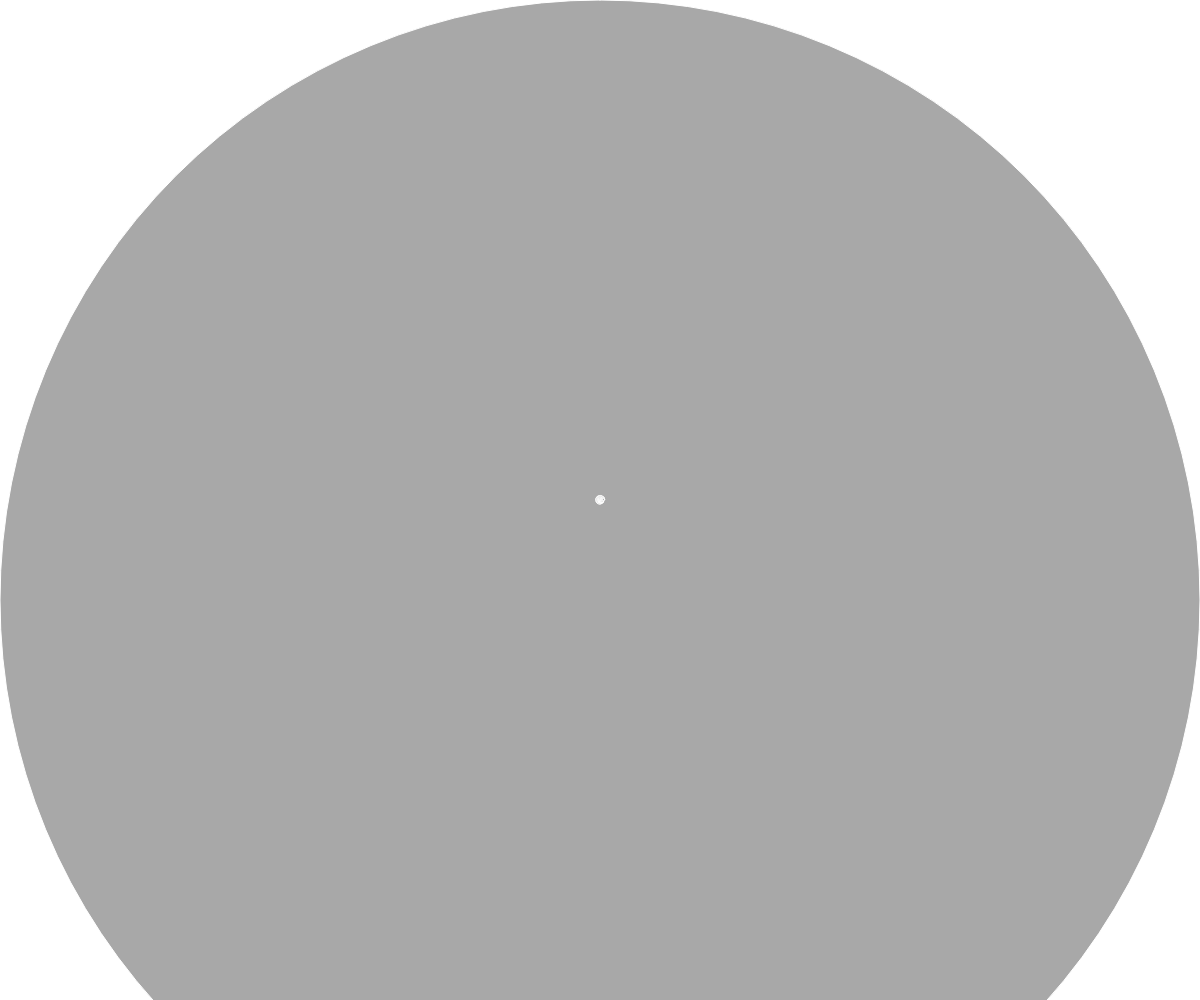
Frame 1 (no input)
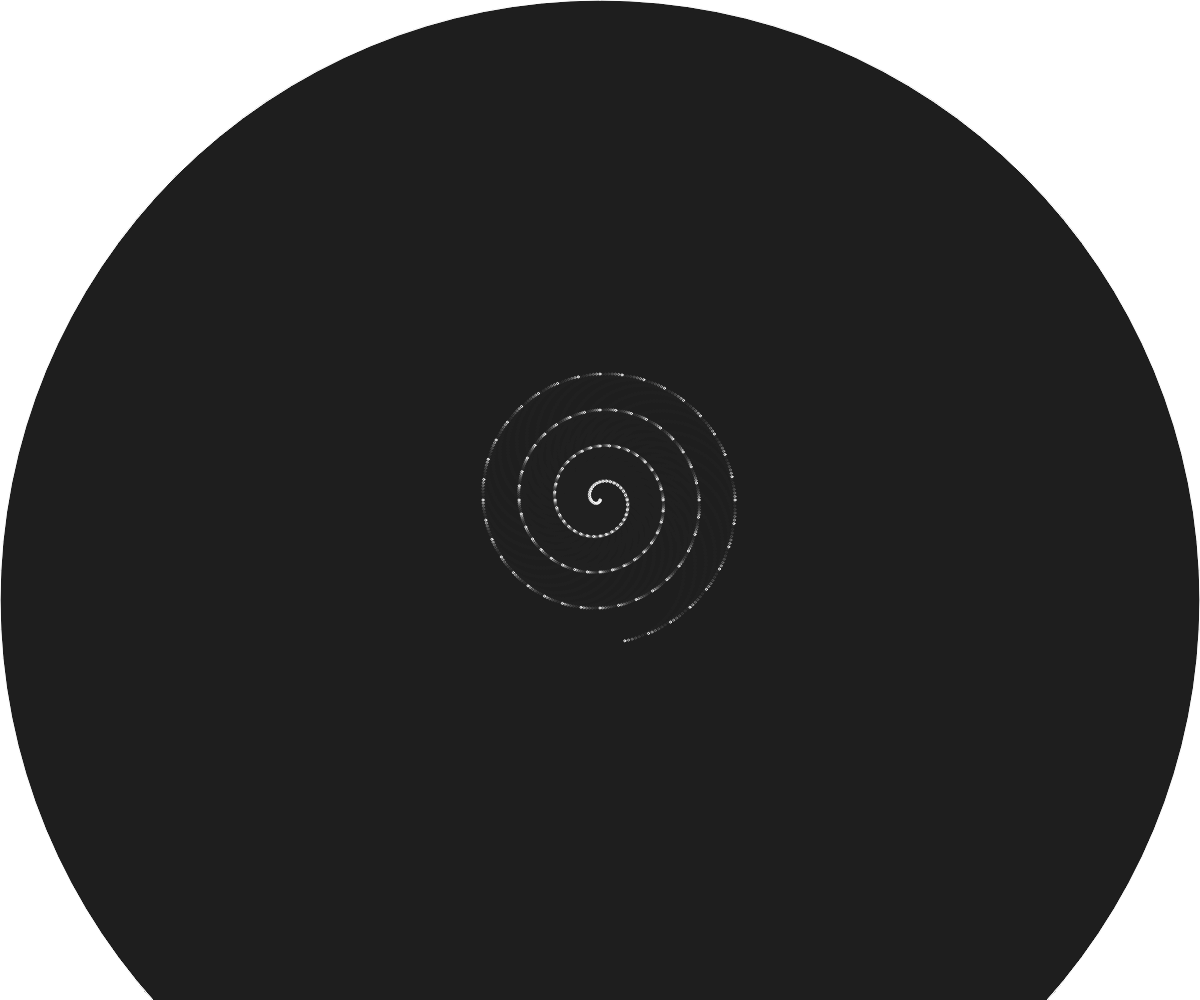
Frame 60 (no input)
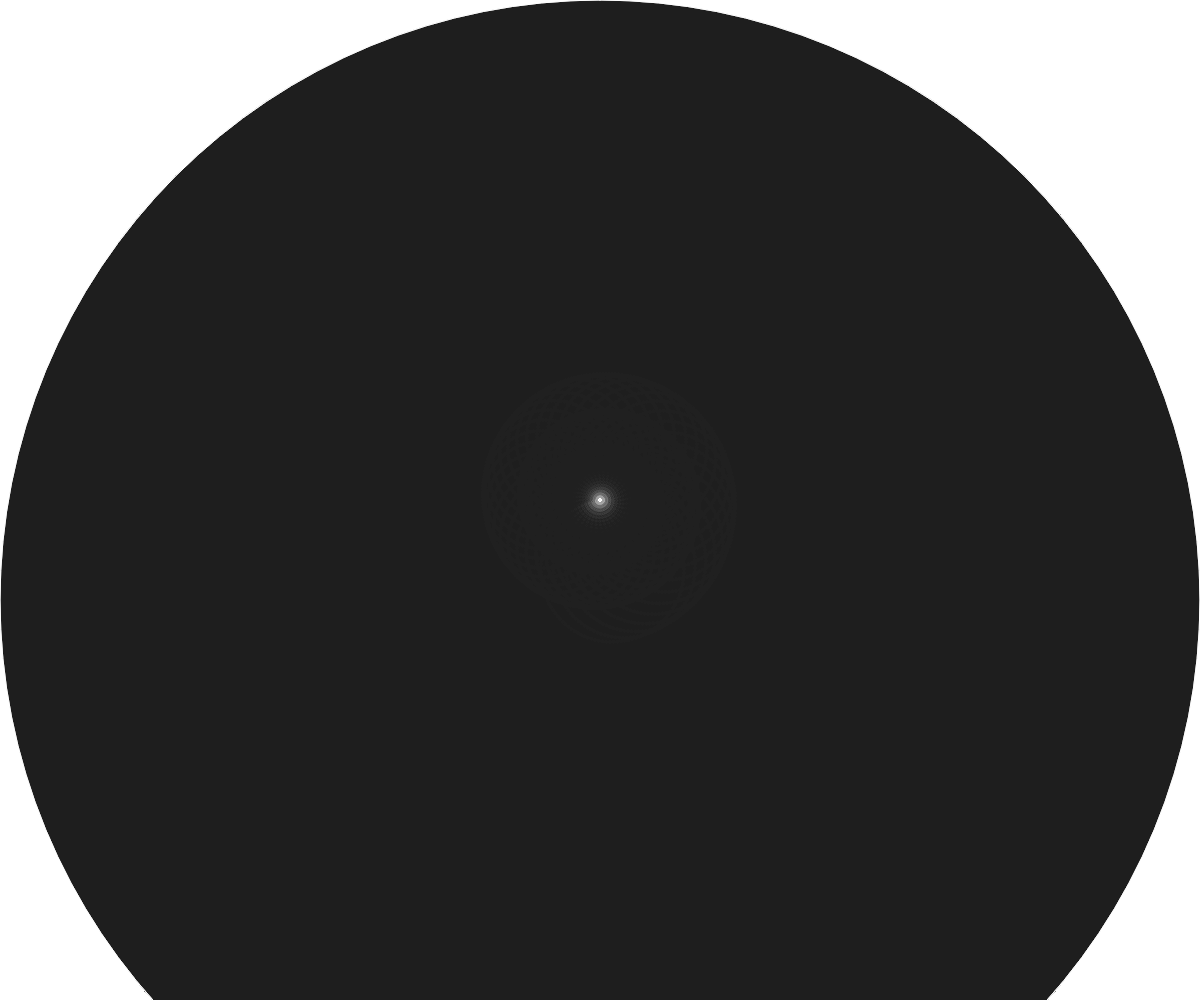
Frame 120 (the mouse pressed at the canvas centre since frame 60)

The p5.js sketch that drew these frames (run headless with seeded random() and noise() and a simulated clock; from frame 60 on, the mouse is pressed at the canvas centre):

// p5.js sketch
// ── sketch.js
//==========
// p5.js

let t = 0;

setup=()=>{
	createCanvas(windowWidth,windowHeight);
	angleMode(DEGREES);
	frameRate(32);
	noFill();
	stroke(255);
}

draw=()=>{
	//background(0);

	let cX = width / 2;
	let cY = height / 2;

	fill(33, 33, 33, 99)
	square(0, 0, width, height);

	t += 1.5;
	for(let r=0; r<360*4; r+=10){
		let s = sin(t);
		let x = cos(t+r)*r*0.1*s+cX;
		let y = sin(t+r)*r*0.1*s+cY;
		circle(x, y, 2);
	}
}
